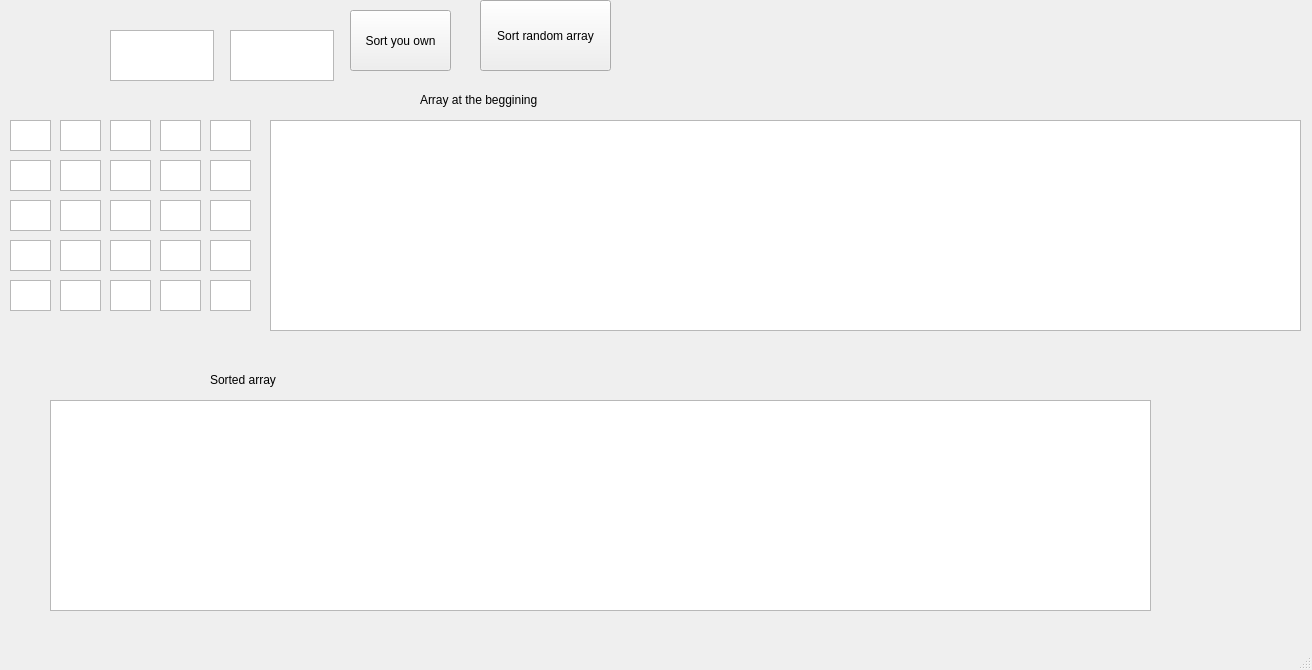
<?xml version="1.0" encoding="UTF-8"?>
<ui version="4.0">
 <class>MainWindow</class>
 <widget class="QMainWindow" name="MainWindow">
  <property name="windowModality">
   <enum>Qt::NonModal</enum>
  </property>
  <property name="enabled">
   <bool>true</bool>
  </property>
  <property name="geometry">
   <rect>
    <x>0</x>
    <y>0</y>
    <width>1312</width>
    <height>670</height>
   </rect>
  </property>
  <property name="acceptDrops">
   <bool>true</bool>
  </property>
  <property name="windowTitle">
   <string>MainWindow</string>
  </property>
  <property name="documentMode">
   <bool>false</bool>
  </property>
  <widget class="QWidget" name="centralwidget">
   <property name="enabled">
    <bool>true</bool>
   </property>
   <widget class="QTextEdit" name="size1">
    <property name="geometry">
     <rect>
      <x>110</x>
      <y>30</y>
      <width>104</width>
      <height>51</height>
     </rect>
    </property>
   </widget>
   <widget class="QTextEdit" name="size2">
    <property name="geometry">
     <rect>
      <x>230</x>
      <y>30</y>
      <width>104</width>
      <height>51</height>
     </rect>
    </property>
   </widget>
   <widget class="QPlainTextEdit" name="plainTextEdit">
    <property name="geometry">
     <rect>
      <x>270</x>
      <y>120</y>
      <width>1031</width>
      <height>211</height>
     </rect>
    </property>
   </widget>
   <widget class="QPushButton" name="pushButton_2">
    <property name="geometry">
     <rect>
      <x>480</x>
      <y>0</y>
      <width>131</width>
      <height>71</height>
     </rect>
    </property>
    <property name="text">
     <string>Sort random array</string>
    </property>
   </widget>
   <widget class="QPlainTextEdit" name="plainTextEdit_2">
    <property name="geometry">
     <rect>
      <x>50</x>
      <y>400</y>
      <width>1101</width>
      <height>211</height>
     </rect>
    </property>
   </widget>
   <widget class="QLabel" name="label">
    <property name="geometry">
     <rect>
      <x>420</x>
      <y>90</y>
      <width>391</width>
      <height>20</height>
     </rect>
    </property>
    <property name="styleSheet">
     <string notr="true"/>
    </property>
    <property name="text">
     <string>Array at the beggining</string>
    </property>
   </widget>
   <widget class="QLabel" name="label_2">
    <property name="geometry">
     <rect>
      <x>210</x>
      <y>370</y>
      <width>371</width>
      <height>20</height>
     </rect>
    </property>
    <property name="text">
     <string>Sorted array</string>
    </property>
   </widget>
   <widget class="QPushButton" name="pushButton_3">
    <property name="geometry">
     <rect>
      <x>350</x>
      <y>10</y>
      <width>101</width>
      <height>61</height>
     </rect>
    </property>
    <property name="text">
     <string>Sort you own</string>
    </property>
   </widget>
   <widget class="QPlainTextEdit" name="plainTextEdit_00">
    <property name="geometry">
     <rect>
      <x>10</x>
      <y>120</y>
      <width>41</width>
      <height>31</height>
     </rect>
    </property>
   </widget>
   <widget class="QPlainTextEdit" name="plainTextEdit_01">
    <property name="geometry">
     <rect>
      <x>60</x>
      <y>120</y>
      <width>41</width>
      <height>31</height>
     </rect>
    </property>
   </widget>
   <widget class="QPlainTextEdit" name="plainTextEdit_02">
    <property name="geometry">
     <rect>
      <x>110</x>
      <y>120</y>
      <width>41</width>
      <height>31</height>
     </rect>
    </property>
   </widget>
   <widget class="QPlainTextEdit" name="plainTextEdit_03">
    <property name="enabled">
     <bool>true</bool>
    </property>
    <property name="geometry">
     <rect>
      <x>160</x>
      <y>120</y>
      <width>41</width>
      <height>31</height>
     </rect>
    </property>
   </widget>
   <widget class="QPlainTextEdit" name="plainTextEdit_04">
    <property name="geometry">
     <rect>
      <x>210</x>
      <y>120</y>
      <width>41</width>
      <height>31</height>
     </rect>
    </property>
   </widget>
   <widget class="QPlainTextEdit" name="plainTextEdit_13">
    <property name="geometry">
     <rect>
      <x>160</x>
      <y>160</y>
      <width>41</width>
      <height>31</height>
     </rect>
    </property>
   </widget>
   <widget class="QPlainTextEdit" name="plainTextEdit_11">
    <property name="geometry">
     <rect>
      <x>60</x>
      <y>160</y>
      <width>41</width>
      <height>31</height>
     </rect>
    </property>
   </widget>
   <widget class="QPlainTextEdit" name="plainTextEdit_12">
    <property name="geometry">
     <rect>
      <x>110</x>
      <y>160</y>
      <width>41</width>
      <height>31</height>
     </rect>
    </property>
   </widget>
   <widget class="QPlainTextEdit" name="plainTextEdit_14">
    <property name="geometry">
     <rect>
      <x>210</x>
      <y>160</y>
      <width>41</width>
      <height>31</height>
     </rect>
    </property>
   </widget>
   <widget class="QPlainTextEdit" name="plainTextEdit_33">
    <property name="geometry">
     <rect>
      <x>160</x>
      <y>240</y>
      <width>41</width>
      <height>31</height>
     </rect>
    </property>
   </widget>
   <widget class="QPlainTextEdit" name="plainTextEdit_23">
    <property name="geometry">
     <rect>
      <x>160</x>
      <y>200</y>
      <width>41</width>
      <height>31</height>
     </rect>
    </property>
   </widget>
   <widget class="QPlainTextEdit" name="plainTextEdit_34">
    <property name="geometry">
     <rect>
      <x>210</x>
      <y>240</y>
      <width>41</width>
      <height>31</height>
     </rect>
    </property>
   </widget>
   <widget class="QPlainTextEdit" name="plainTextEdit_30">
    <property name="geometry">
     <rect>
      <x>10</x>
      <y>240</y>
      <width>41</width>
      <height>31</height>
     </rect>
    </property>
   </widget>
   <widget class="QPlainTextEdit" name="plainTextEdit_20">
    <property name="geometry">
     <rect>
      <x>10</x>
      <y>200</y>
      <width>41</width>
      <height>31</height>
     </rect>
    </property>
   </widget>
   <widget class="QPlainTextEdit" name="plainTextEdit_21">
    <property name="geometry">
     <rect>
      <x>60</x>
      <y>200</y>
      <width>41</width>
      <height>31</height>
     </rect>
    </property>
   </widget>
   <widget class="QPlainTextEdit" name="plainTextEdit_22">
    <property name="geometry">
     <rect>
      <x>110</x>
      <y>200</y>
      <width>41</width>
      <height>31</height>
     </rect>
    </property>
   </widget>
   <widget class="QPlainTextEdit" name="plainTextEdit_24">
    <property name="geometry">
     <rect>
      <x>210</x>
      <y>200</y>
      <width>41</width>
      <height>31</height>
     </rect>
    </property>
   </widget>
   <widget class="QPlainTextEdit" name="plainTextEdit_31">
    <property name="geometry">
     <rect>
      <x>60</x>
      <y>240</y>
      <width>41</width>
      <height>31</height>
     </rect>
    </property>
   </widget>
   <widget class="QPlainTextEdit" name="plainTextEdit_32">
    <property name="geometry">
     <rect>
      <x>110</x>
      <y>240</y>
      <width>41</width>
      <height>31</height>
     </rect>
    </property>
   </widget>
   <widget class="QPlainTextEdit" name="plainTextEdit_43">
    <property name="geometry">
     <rect>
      <x>160</x>
      <y>280</y>
      <width>41</width>
      <height>31</height>
     </rect>
    </property>
   </widget>
   <widget class="QPlainTextEdit" name="plainTextEdit_40">
    <property name="geometry">
     <rect>
      <x>10</x>
      <y>280</y>
      <width>41</width>
      <height>31</height>
     </rect>
    </property>
   </widget>
   <widget class="QPlainTextEdit" name="plainTextEdit_41">
    <property name="geometry">
     <rect>
      <x>60</x>
      <y>280</y>
      <width>41</width>
      <height>31</height>
     </rect>
    </property>
   </widget>
   <widget class="QPlainTextEdit" name="plainTextEdit_42">
    <property name="geometry">
     <rect>
      <x>110</x>
      <y>280</y>
      <width>41</width>
      <height>31</height>
     </rect>
    </property>
   </widget>
   <widget class="QPlainTextEdit" name="plainTextEdit_44">
    <property name="geometry">
     <rect>
      <x>210</x>
      <y>280</y>
      <width>41</width>
      <height>31</height>
     </rect>
    </property>
   </widget>
   <widget class="QPlainTextEdit" name="plainTextEdit_10">
    <property name="geometry">
     <rect>
      <x>10</x>
      <y>160</y>
      <width>41</width>
      <height>31</height>
     </rect>
    </property>
   </widget>
  </widget>
  <widget class="QMenuBar" name="menubar">
   <property name="geometry">
    <rect>
     <x>0</x>
     <y>0</y>
     <width>1312</width>
     <height>22</height>
    </rect>
   </property>
  </widget>
  <widget class="QStatusBar" name="statusbar"/>
 </widget>
 <resources/>
 <connections/>
</ui>
